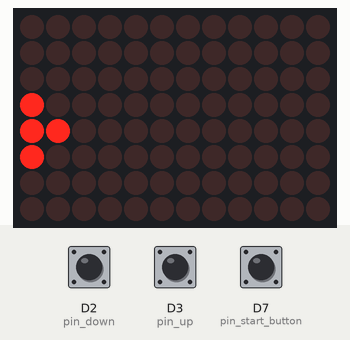
Recording of a sketch running on a simulated Arduino Uno R4 WiFi. Shown: 12×8 LED matrix. The test bench sets the inputs (shaded band); at power-on: D7 (pin_start_button) HIGH, D2 (pin_down) HIGH, D3 (pin_up) HIGH.

Above: at 1.0 s.
1.1 s: D7 (pin_start_button) pulled LOW for 0.15 s
At 1.9 s:
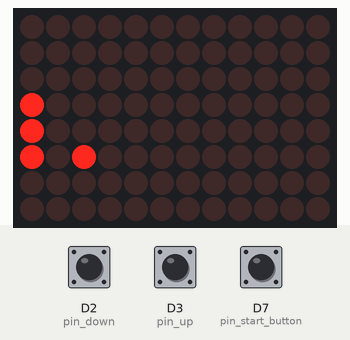
3.7 s: D2 (pin_down) pulled LOW for 0.15 s
At 4.5 s:
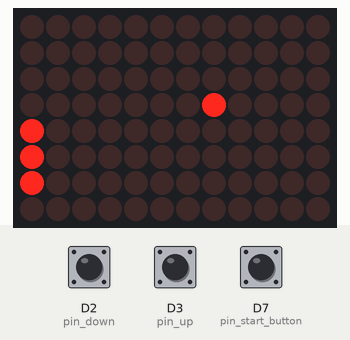
5.7 s: D3 (pin_up) pulled LOW for 0.15 s
At 6.6 s:
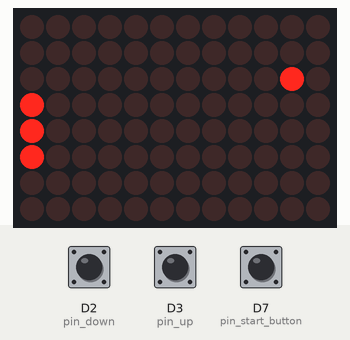
7.7 s: D2 (pin_down) pulled LOW for 1 s
At 9.2 s:
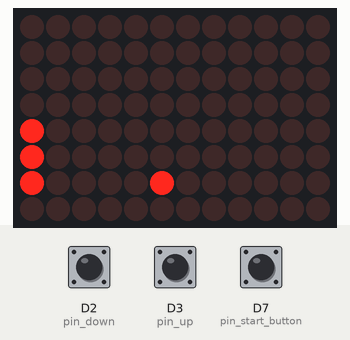
10.2 s: D3 (pin_up) pulled LOW for 0.15 s
At 12.4 s:
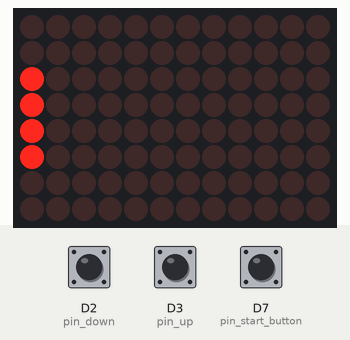
12.9 s: D3 (pin_up) pulled LOW for 1 s
At 14.4 s:
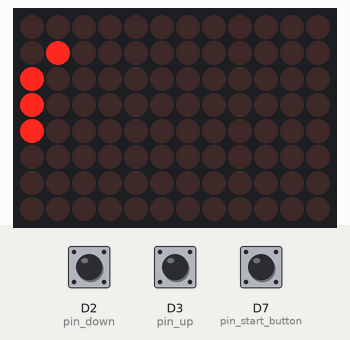
Timing chart, 0 to 15.9 s (numbered marks = the images above; inputs shaded):
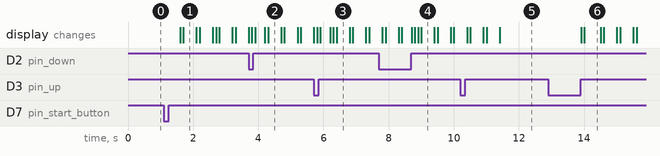

The sketch:

029.ino
```cpp
#include "Arduino_LED_Matrix.h"
ArduinoLEDMatrix matrix;
byte frame[8][12] = {
  {0,0,0,0,0,0,0,0,0,0,0,0},
  {0,0,0,0,0,0,0,0,0,0,0,0},
  {0,0,0,0,0,0,0,0,0,0,0,0},
  {0,0,0,0,0,0,0,0,0,0,0,0},
  {0,0,0,0,0,0,0,0,0,0,0,0},
  {0,0,0,0,0,0,0,0,0,0,0,0},
  {0,0,0,0,0,0,0,0,0,0,0,0},
  {0,0,0,0,0,0,0,0,0,0,0,0}
};
int br = 115200;
int pin_start_button = 7;
int pin_up = 3;
int pin_down = 2;

float x_ball;
float y_ball;
float speed_ball_x = 0.2;
float speed_ball_y = 0.2;

int read_start_button;
int read_start_button_old;
int read_up;
int read_up_old;
int read_down;
int read_down_old;

int y_racket = 4;
int x_racket = 0;
int dt = 100;

void setup() {
  matrix.begin();
  pinMode(pin_up, INPUT_PULLUP);
  pinMode(pin_down, INPUT_PULLUP);
  pinMode(pin_start_button, INPUT_PULLUP);
  //Set start position. Push the RED button to start game. Already have restart button.
  while(true){
    read_start_button = digitalRead(pin_start_button);

    read_up = digitalRead(pin_up);
    read_down = digitalRead(pin_down);

    if(read_up_old == 0 && read_up == 1 && 0 < y_racket){y_racket = y_racket - 1; }
    if(read_down_old == 0 && read_down == 1 && y_racket < 7){y_racket = y_racket + 1; }

    read_up_old = read_up;
    read_down_old = read_down;
    //Put ball on the racket.
    x_ball = x_racket + 1;
    y_ball = y_racket;
    frame[y_racket-1][x_racket] = !frame[y_racket-1][x_racket];
    frame[y_racket][x_racket] = !frame[y_racket][x_racket];
    frame[y_racket+1][x_racket] = !frame[y_racket+1][x_racket];
    frame[int(y_ball)][int(x_ball)] = !frame[int(y_ball)][int(x_ball)];
    matrix.renderBitmap(frame, 8, 12);
    frame[y_racket-1][x_racket] = !frame[y_racket-1][x_racket];
    frame[y_racket][x_racket] = !frame[y_racket][x_racket];
    frame[y_racket+1][x_racket] = !frame[y_racket+1][x_racket];
    frame[int(y_ball)][int(x_ball)] = !frame[int(y_ball)][int(x_ball)];
    // Start game
    if(read_start_button_old == 1 && read_start_button == 0){
      break;
    }

    read_start_button_old = read_start_button;
    delay(dt);
  }
}

void loop() {
  //Change racket's position.
  read_up = digitalRead(pin_up);
  read_down = digitalRead(pin_down);
  //Release to start; Limit the range
  //The racket be widened, so the range should be change from 0-7 to 1-6
  if(read_up_old == 0 && read_up == 1 && 1 < y_racket){y_racket = y_racket - 1; }
  if(read_down_old == 0 && read_down == 1 && y_racket < 6){y_racket = y_racket + 1; }

  read_up_old = read_up;
  read_down_old = read_down;
  //bright
  //Use float to control ball's speed, but it will be flickering. Widening the racket to increase the gaming experience
  frame[y_racket-1][x_racket] = !frame[y_racket-1][x_racket];
  frame[y_racket][x_racket] = !frame[y_racket][x_racket];
  frame[y_racket+1][x_racket] = !frame[y_racket+1][x_racket];
  frame[int(y_ball)][int(x_ball)] = !frame[int(y_ball)][int(x_ball)];
  matrix.renderBitmap(frame, 8, 12);
  frame[y_racket-1][x_racket] = !frame[y_racket-1][x_racket];
  frame[y_racket][x_racket] = !frame[y_racket][x_racket];
  frame[y_racket+1][x_racket] = !frame[y_racket+1][x_racket];
  frame[int(y_ball)][int(x_ball)] = !frame[int(y_ball)][int(x_ball)];
  //Increase the judgment range.
  if(int(x_ball) != 0 || int(y_ball) == y_racket || int(y_ball) == y_racket-1 || int(y_ball) == y_racket+1){
    x_ball = x_ball + speed_ball_x;
    y_ball = y_ball + speed_ball_y;
    if(int(y_ball) == 0 || int(y_ball) == 7){
      speed_ball_y = -speed_ball_y;
    }
    if(int(x_ball) == 0 || int(x_ball) == 11){
      speed_ball_x = -speed_ball_x;
    }
  }
  delay(dt);
}
```

Measured:
- after the input at 1.1 s, the display: first changes after 0.50 s (image 1 shows a later state)
- after the input at 3.7 s, the display: first differs from a run without the input after 0.20 s (image 2 shows a later state)
- after the input at 5.7 s, the display: first differs from a run without the input after 0.20 s (image 3 shows a later state)
- after the input at 7.7 s, the display: first differs from a run without the input after 1.0 s (image 4 shows a later state)
- after the input at 10.2 s, the display: first changes after 0.21 s (image 5 shows a later state)
- after the input at 12.9 s, the display: first changes after 1.0 s (image 6 shows a later state)
- what the display in image 1 shows lasts 0.4 s, from 1.7 s to 2.1 s
